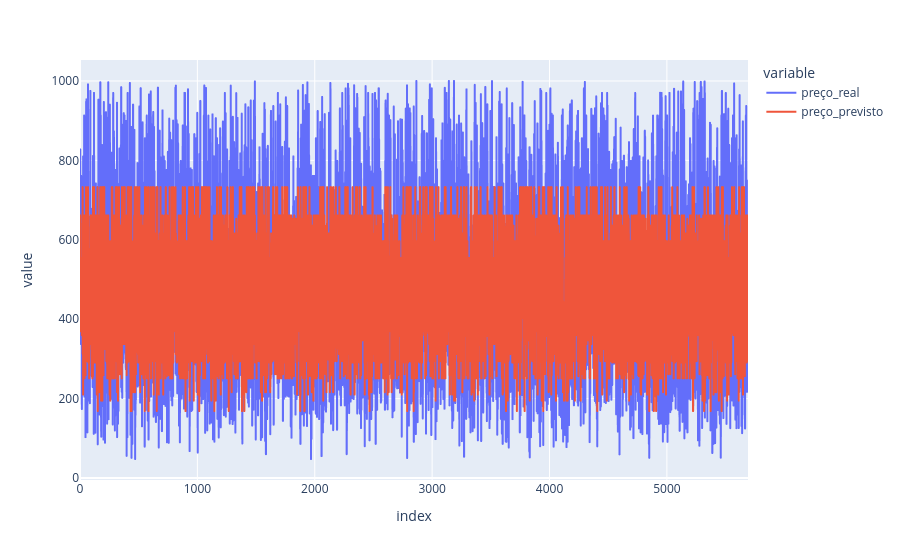

Write notebook code for a chart like this one.
### Markdown cell above
Ou seja, nosso modelo está realmente tendo algum efeito quando comparado com a média, está performando melhor que sem um modelo

### Code cell
df_resultados_arvore = pd.DataFrame({
    'id_imovel': X_test['id'],       # Busca o ID original que ficou de fora do treino
    'preço_real': y_test,             # A nota real (Target)
    'preço_previsto': y_pred_arvore      # A nota que a árvore calculou
})
df_resultados_arvore.reset_index(drop=True, inplace=True)
df_resultados_arvore['erro (%)'] = ((df_resultados_arvore['preço_real'] - df_resultados_arvore['preço_previsto']).abs() / df_resultados_arvore['preço_real'])*100


fig = px.line(df_resultados_arvore, y=['preço_real', 'preço_previsto'])
fig.show()
print(df_resultados_arvore[df_resultados_arvore['erro (%)'] >=10].head())

### Figure 1 — Plotly figure (JSON) as saved in the notebook; plotly's stock layout.template omitted (floating-point values rounded to 4 significant figures; data arrays with more than 128 entries replaced by an {"elided": "..."} marker saying what was removed)
{"data": [{"hovertemplate": "variable=preço_real<br>index=%{x}<br>value=%{y}<extra></extra>", "legendgroup": "preço_real", "line": {"color": "#636efa", "dash": "solid"}, "marker": {"symbol": "circle"}, "mode": "lines", "name": "preço_real", "showlegend": true, "type": "scattergl", "x": {"elided": "5692 int values"}, "xaxis": "x", "y": {"elided": "5692 float values"}, "yaxis": "y"}, {"hovertemplate": "variable=preço_previsto<br>index=%{x}<br>value=%{y}<extra></extra>", "legendgroup": "preço_previsto", "line": {"color": "#EF553B", "dash": "solid"}, "marker": {"symbol": "circle"}, "mode": "lines", "name": "preço_previsto", "showlegend": true, "type": "scattergl", "x": {"elided": "5692 int values"}, "xaxis": "x", "y": {"elided": "5692 float values"}, "yaxis": "y"}], "layout": {"legend": {"title": {"text": "variable"}, "tracegroupgap": 0}, "margin": {"t": 60}, "xaxis": {"anchor": "y", "domain": [0, 1], "title": {"text": "index"}}, "yaxis": {"anchor": "x", "domain": [0, 1], "title": {"text": "value"}}}}
